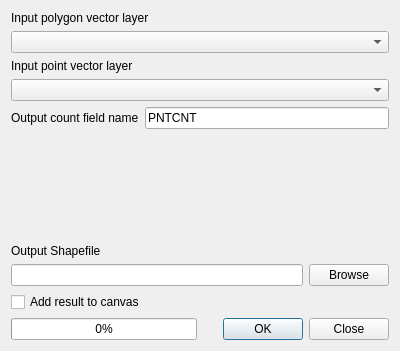
<?xml version="1.0" encoding="UTF-8"?>
<ui version="4.0">
 <class>Dialog</class>
 <widget class="QDialog" name="Dialog">
  <property name="geometry">
   <rect>
    <x>0</x>
    <y>0</y>
    <width>400</width>
    <height>351</height>
   </rect>
  </property>
  <property name="windowTitle">
   <string>Count Points In Polygons</string>
  </property>
  <layout class="QGridLayout" name="gridLayout">
   <item row="0" column="0">
    <layout class="QVBoxLayout" name="verticalLayout_2">
     <item>
      <widget class="QLabel" name="label_3">
       <property name="text">
        <string>Input polygon vector layer</string>
       </property>
      </widget>
     </item>
     <item>
      <widget class="QComboBox" name="inPolygon"/>
     </item>
    </layout>
   </item>
   <item row="1" column="0">
    <layout class="QVBoxLayout" name="verticalLayout_3">
     <item>
      <widget class="QLabel" name="label_4">
       <property name="text">
        <string>Input point vector layer</string>
       </property>
      </widget>
     </item>
     <item>
      <widget class="QComboBox" name="inPoint"/>
     </item>
    </layout>
   </item>
   <item row="2" column="0">
    <layout class="QHBoxLayout">
     <item>
      <widget class="QLabel" name="label_5">
       <property name="text">
        <string>Output count field name</string>
       </property>
      </widget>
     </item>
     <item>
      <widget class="QLineEdit" name="lnField">
       <property name="text">
        <string>PNTCNT</string>
       </property>
       <property name="maxLength">
        <number>10</number>
       </property>
      </widget>
     </item>
    </layout>
   </item>
   <item row="3" column="0">
    <spacer name="verticalSpacer">
     <property name="orientation">
      <enum>Qt::Vertical</enum>
     </property>
     <property name="sizeHint" stdset="0">
      <size>
       <width>20</width>
       <height>40</height>
      </size>
     </property>
    </spacer>
   </item>
   <item row="4" column="0">
    <layout class="QVBoxLayout" name="verticalLayout">
     <item>
      <widget class="QLabel" name="label_2">
       <property name="text">
        <string>Output Shapefile</string>
       </property>
      </widget>
     </item>
     <item>
      <layout class="QHBoxLayout" name="horizontalLayout">
       <item>
        <widget class="QLineEdit" name="outShape">
         <property name="readOnly">
          <bool>true</bool>
         </property>
        </widget>
       </item>
       <item>
        <widget class="QPushButton" name="toolOut">
         <property name="text">
          <string>Browse</string>
         </property>
        </widget>
       </item>
      </layout>
     </item>
    </layout>
   </item>
   <item row="5" column="0">
    <widget class="QCheckBox" name="addToCanvasCheck">
     <property name="text">
      <string>Add result to canvas</string>
     </property>
    </widget>
   </item>
   <item row="6" column="0">
    <layout class="QHBoxLayout" name="horizontalLayout_2">
     <item>
      <widget class="QProgressBar" name="progressBar">
       <property name="value">
        <number>0</number>
       </property>
       <property name="alignment">
        <set>Qt::AlignCenter</set>
       </property>
       <property name="textVisible">
        <bool>true</bool>
       </property>
      </widget>
     </item>
     <item>
      <widget class="QDialogButtonBox" name="buttonBox">
       <property name="orientation">
        <enum>Qt::Horizontal</enum>
       </property>
       <property name="standardButtons">
        <set>QDialogButtonBox::Close|QDialogButtonBox::Ok</set>
       </property>
      </widget>
     </item>
    </layout>
   </item>
  </layout>
 </widget>
 <resources/>
 <connections>
  <connection>
   <sender>buttonBox</sender>
   <signal>accepted()</signal>
   <receiver>Dialog</receiver>
   <slot>accept()</slot>
   <hints>
    <hint type="sourcelabel">
     <x>248</x>
     <y>254</y>
    </hint>
    <hint type="destinationlabel">
     <x>157</x>
     <y>274</y>
    </hint>
   </hints>
  </connection>
  <connection>
   <sender>buttonBox</sender>
   <signal>rejected()</signal>
   <receiver>Dialog</receiver>
   <slot>reject()</slot>
   <hints>
    <hint type="sourcelabel">
     <x>316</x>
     <y>260</y>
    </hint>
    <hint type="destinationlabel">
     <x>286</x>
     <y>274</y>
    </hint>
   </hints>
  </connection>
 </connections>
</ui>
